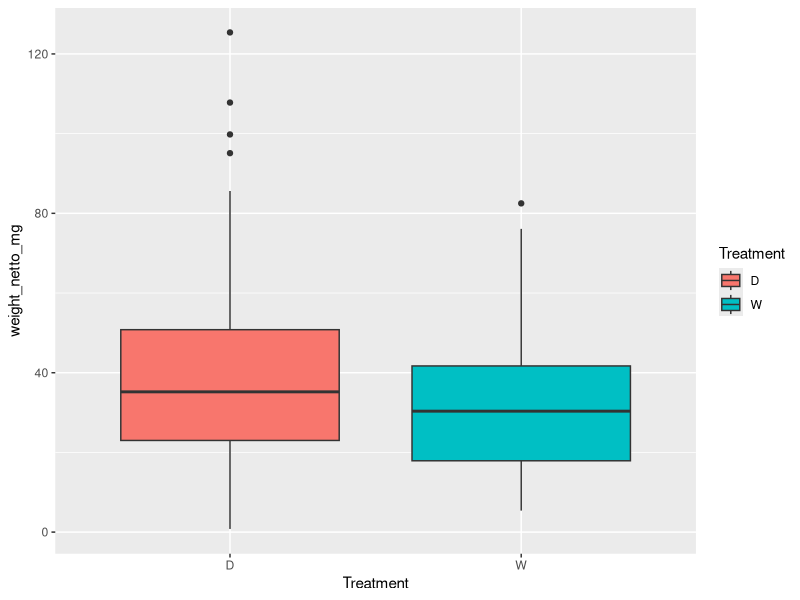
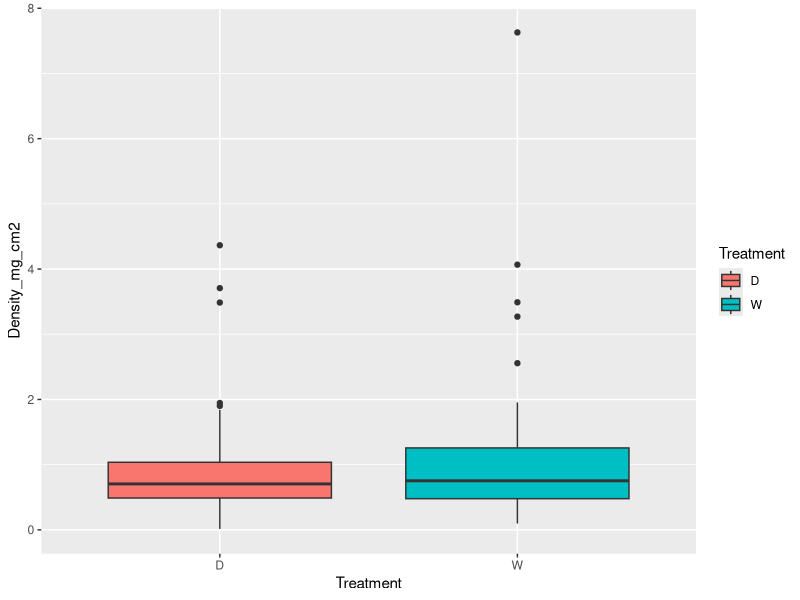
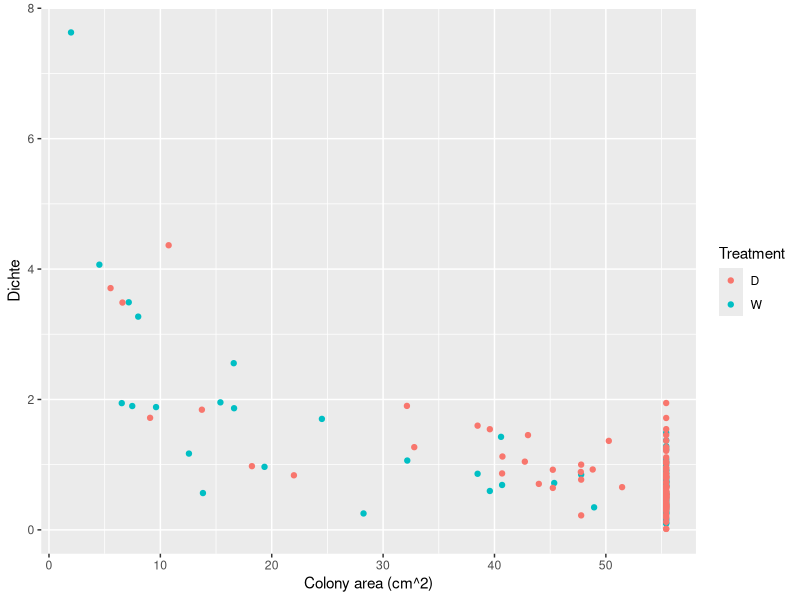

Generate these figures, in order, with R:
#######################################################################
#####Analysis of drought experiment. Fungal part. This is also part
#####of the thesis of Daniel and Christian
########################################################################

#loading packages


library(tidyverse)



#loading file

BiomassArea<-read.csv("Biomass_Area.csv",header = TRUE, stringsAsFactors = FALSE)

#changing comma to decimal point
BiomassArea$radius1_cm<-sub("\\,","\\.",BiomassArea$radius1_cm)
BiomassArea$radius1_cm<-as.numeric(BiomassArea$radius1_cm)

BiomassArea$radius2_cm<-sub("\\,","\\.",BiomassArea$radius2_cm)
BiomassArea$radius2_cm<-as.numeric(BiomassArea$radius2_cm)

BiomassArea[is.na(BiomassArea$radius2_cm),6]<-BiomassArea[is.na(BiomassArea$radius2_cm),5]


#calculating the area of the colony

BiomassArea$Area_cm2<-pi*(BiomassArea$radius1_cm)*(BiomassArea$radius2_cm)

BiomassArea$Treatment<-NA
BiomassArea$Treatment[1:60]<-"W"
BiomassArea$Treatment[61:157]<-"D"

#correcting the area of the colony P73-28 the data entry is the average of a single colony out 10 colonies (more ore less)
BiomassArea[17,7]<-BiomassArea[17,7]*10

BiomassArea$Density_mg_cm2<-BiomassArea$weight_netto_mg/
                      BiomassArea$Area_cm2

#length(BiomassArea$Treatment)
#names(BiomassArea)
# BiomassArea$Treatment<-NULL
names(BiomassArea)
BiomassArea[104,8]<-"weight calculated from one quarter of the colony"

######

ggplot(data=BiomassArea,
       aes(x=Treatment, y=weight_netto_mg, fill=Treatment)) +
  geom_boxplot()

ggplot(data=BiomassArea,
       aes(x=Treatment, y=Density_mg_cm2, fill=Treatment)) +
  geom_boxplot()


ggplot(data = BiomassArea)+
  geom_point(mapping = aes(x=Area_cm2,
                           y=Density_mg_cm2,colour=Treatment))+
  #ggtitle("Relationship colony area and spore area")+
  labs(x="Colony area (cm^2)",y="Dichte")

BiomassArea[order(BiomassArea$Density_mg_cm2),c(1,7,9,10)]
names(BiomassArea)
